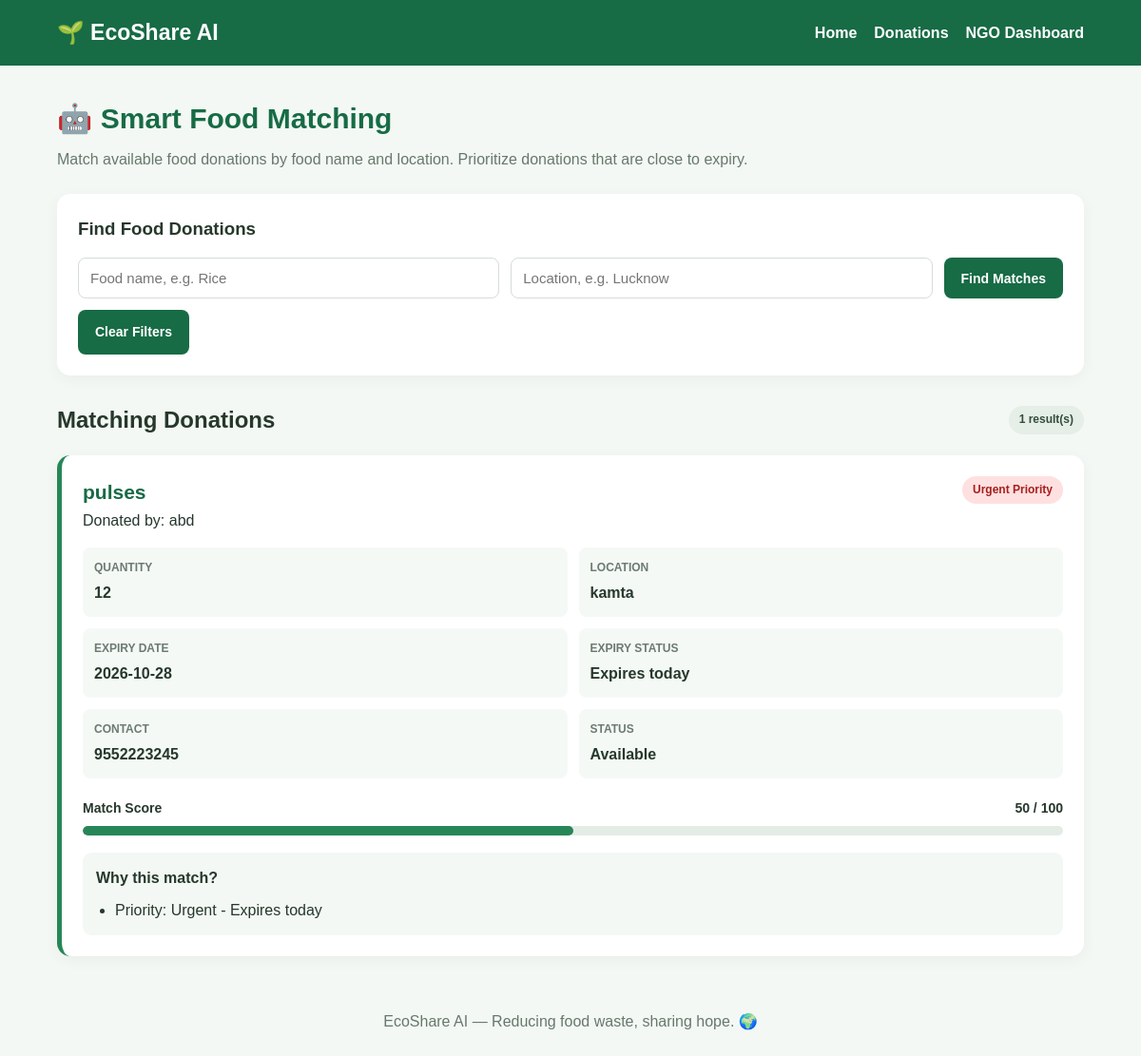
Page /smart-matching on the committed database.
### tables this page shows
CREATE TABLE donations (
            id INTEGER PRIMARY KEY AUTOINCREMENT,
            food_name TEXT NOT NULL,
            quantity TEXT NOT NULL,
            location TEXT NOT NULL,
            donor_name TEXT NOT NULL,
            contact TEXT NOT NULL,
            status TEXT NOT NULL DEFAULT 'Available'
        , expiry_date TEXT);

### app.py (the view)
@app.route("/smart-matching")
def smart_matching():
    try:
        matches = find_smart_matches()
    except Exception:
        app.logger.exception("Smart matching failed")
        matches = []
    return render_template(
        "matching.html",
        matches=matches,
    )

### database.py (called while the page is built)
def get_connection():
    connection = sqlite3.connect(DB_PATH, timeout=10)
    connection.row_factory = sqlite3.Row
    connection.execute("PRAGMA foreign_keys = ON")
    return connection

### templates/matching.html (shortened to what this page needs)
<!DOCTYPE html>
<html lang="en">
<head>
</head>
<body>
<nav>
    <h2>🌱 EcoShare AI</h2>
    <div class="nav-links">
        <a href="{{ url_for('login') }}">Home</a>
        <a href="/donations">Donations</a>
        <a href="/ngo-dashboard">NGO Dashboard</a>
    </div>
</nav>
<main class="container">
    <section class="heading">
        <h1>🤖 Smart Food Matching</h1>
        <p>
            Match available food donations by food name and location.
            Prioritize donations that are close to expiry.
        </p>
    </section>
    <section class="filter-box">
        <h3>Find Food Donations</h3>
        <form method="GET" action="/smart-matching">
            <div class="filter-fields">
                <input
                    type="text"
                    name="food"
                    placeholder="Food name, e.g. Rice"
                    value="{{ request.args.get('food', '') }}"
                >
                <input
                    type="text"
                    name="location"
                    placeholder="Location, e.g. Lucknow"
                    value="{{ request.args.get('location', '') }}"
                >
                <button type="submit">Find Matches</button>
            </div>
        </form>
        <div class="reset-row">
            <a class="reset-btn" href="/smart-matching">
                Clear Filters
            </a>
        </div>
    </section>
    <section>
        <div class="results-heading">
            <h2>Matching Donations</h2>
            <span class="badge">
                {{ matches|length }} result(s)
            </span>
        </div>
        {% if matches %}
            {% for donation in matches %}
                <article class="donation-card">
                    <div class="card-top">
                        <div>
                            <h3>
                                {{ donation.get('food_name', 'Food donation') }}
                            </h3>
                            <p>
                                Donated by:
                                {{ donation.get('donor_name', 'Not provided') }}
                            </p>
                        </div>
                        {% set priority = donation.get('priority', 'Normal') %}
                        <span class="badge {% if priority == 'Urgent' %}urgent{% elif priority == 'High' %}high{% elif priority == 'Medium' %}medium{% else %}normal{% endif %}">
                            {{ priority }} Priority
                        </span>
                    </div>
                    <div class="details">
                        <div class="detail">
                            <strong>QUANTITY</strong>
                            <span>
                                {{ donation.get('quantity', 'Not provided') }}
                            </span>
                        </div>
                        <div class="detail">
                            <strong>LOCATION</strong>
                            <span>
                                {{ donation.get('location', 'Not provided') }}
                            </span>
                        </div>
                        <div class="detail">
                            <strong>EXPIRY DATE</strong>
                            <span>
                                {{ donation.get('expiry_date') or 'Not provided' }}
                            </span>
                        </div>
                        <div class="detail">
                            <strong>EXPIRY STATUS</strong>
                            <span>
                                {{ donation.get('expiry_status', 'Not provided') }}
                            </span>
                        </div>
                        <div class="detail">
                            <strong>CONTACT</strong>
                            <span>
                                {{ donation.get('contact', 'Not provided') }}
                            </span>
                        </div>
                        <div class="detail">
                            <strong>STATUS</strong>
                            <span>
                                {{ donation.get('status', 'Available') }}
                            </span>
                        </div>
                    </div>
                    <div class="score-section">
                        <div class="score-title">
                            <span>Match Score</span>
                            <span>
                                {{ donation.get('match_score', 0)|int }} / 100
                            </span>
                        </div>
                        <div class="score-track">
                            <div
                                class="score-fill"
                                data-score="{{ donation.get('match_score', 0)|int }}">
                            </div>
                        </div>
                    </div>
                    {% set reasons = donation.get('match_reasons', []) %}
                    {% set visible_reasons = reasons
                        | reject('equalto', 'No filters applied')
                        | list %}
                    {% if visible_reasons %}
                        <div class="reasons">
                            <h4>Why this match?</h4>
                            <ul>
                                {% for reason in visible_reasons %}
                                    <li>{{ reason }}</li>
                                {% endfor %}
                            </ul>
                        </div>
                    {% endif %}
                </article>
            {% endfor %}
        {% endif %}
    </section>
</main>
<footer>
    EcoShare AI — Reducing food waste, sharing hope. 🌍
</footer>
</body>
</html>

### templates/matching.html (style rules this page uses)
* { box-sizing: border-box; margin: 0; padding: 0; }
body { font-family: Arial, sans-serif; background: #f3f8f4; color: #26382c; line-height: 1.6; }
nav { background: #176b45; color: white; padding: 16px 5%; display: flex; justify-content: space-between; align-items: center; flex-wrap: wrap; gap: 12px; }
nav h2 { font-size: 23px; }
.nav-links { display: flex; gap: 18px; flex-wrap: wrap; }
nav a { color: white; text-decoration: none; font-weight: bold; }
.container { width: 90%; max-width: 1100px; margin: 32px auto; }
.heading { margin-bottom: 24px; }
.heading h1 { color: #176b45; font-size: 30px; margin-bottom: 6px; }
.heading p { color: #68786d; }
.filter-box { background: white; padding: 22px; border-radius: 14px; margin-bottom: 28px; box-shadow: 0 4px 16px #0000000b; }
.filter-box h3 { margin-bottom: 15px; }
.filter-fields { display: grid; grid-template-columns: 1fr 1fr auto; gap: 12px; }
input { width: 100%; padding: 12px; border: 1px solid #d4ded7; border-radius: 8px; font-size: 15px; }
button, .reset-btn { display: inline-block; border: none; border-radius: 8px; padding: 12px 18px; background: #176b45; color: white; font-weight: bold; font-size: 14px; text-decoration: none; cursor: pointer; }
.reset-row { margin-top: 12px; }
.results-heading { display: flex; justify-content: space-between; align-items: center; flex-wrap: wrap; gap: 10px; margin-bottom: 18px; }
.badge { display: inline-block; border-radius: 20px; padding: 5px 11px; font-size: 12px; font-weight: bold; background: #e5eee7; color: #344d3b; }
.urgent { background: #ffe0e0; color: #a51e1e; }
.donation-card { background: white; border-radius: 14px; border-left: 5px solid #278657; padding: 22px; margin-bottom: 20px; box-shadow: 0 4px 16px #0000000b; }
.card-top { display: flex; justify-content: space-between; align-items: flex-start; gap: 12px; flex-wrap: wrap; margin-bottom: 16px; }
.card-top h3 { font-size: 21px; color: #176b45; }
.details { display: grid; grid-template-columns: repeat(2, minmax(0, 1fr)); gap: 12px; }
.detail { background: #f5f9f6; padding: 12px; border-radius: 8px; overflow-wrap: anywhere; }
.detail strong { display: block; font-size: 12px; color: #6b7b70; margin-bottom: 4px; }
.detail span { font-weight: bold; }
.score-section { margin-top: 20px; }
.score-title { display: flex; justify-content: space-between; gap: 10px; margin-bottom: 8px; font-weight: bold; font-size: 14px; }
.score-track { height: 10px; background: #e4ece6; border-radius: 10px; overflow: hidden; }
.score-fill { height: 100%; width: 0; background: #278657; border-radius: 10px; transition: width 0.4s ease; }
.reasons { margin-top: 18px; padding: 14px; background: #f3f8f4; border-radius: 9px; }
.reasons h4 { margin-bottom: 8px; }
.reasons ul { padding-left: 20px; }
footer { text-align: center; padding: 24px 12px; color: #68786d; }

### rows in the picture
donations: get "pulses", get "abd", priority "Urgent", get "12", get "kamta", expiry_date "2026-10-28", get "Expires today", get "9552223245", get "Available", get "50", visible_reasons "Priority: Urgent - Expires today"

### other values in the picture
{{ matches|length }} "1"
